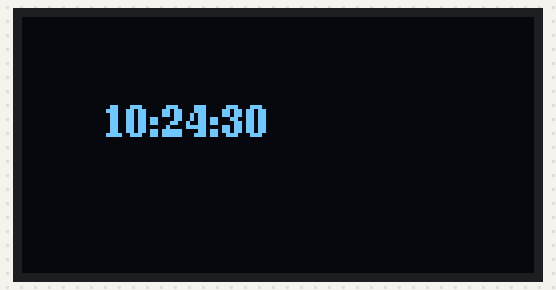
Simulated run of this sketch. Board: Arduino Uno, built with avr-gcc and run on an emulated ATmega328P. Parts: 128×64 one-colour display. The local clock reads 2024-03-15 10:24:30 at power-on unless the sketch sets it.

Above: at 0.1 s.
At 7.2 s:
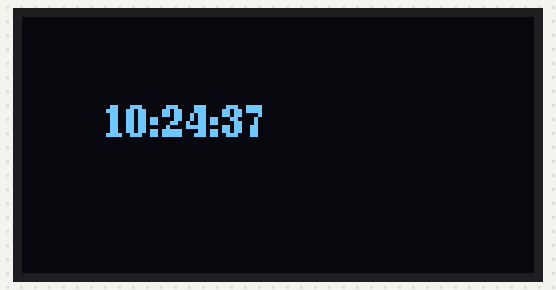
At 14.2 s:
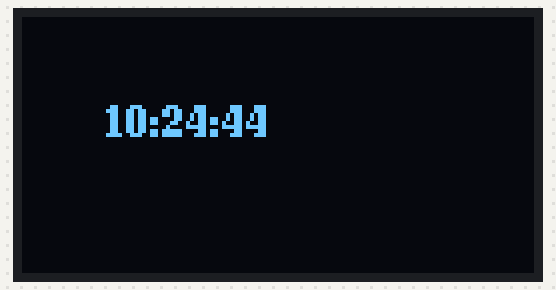
At 19.1 s:
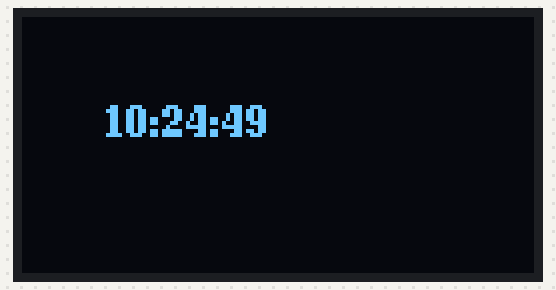
At 30.5 s:
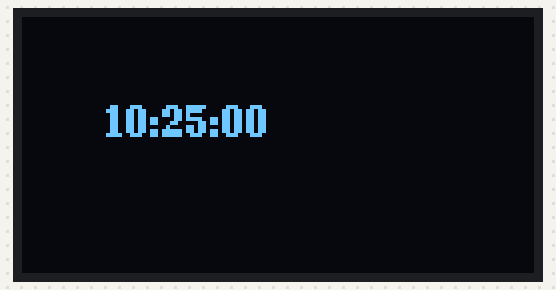
At 37.5 s:
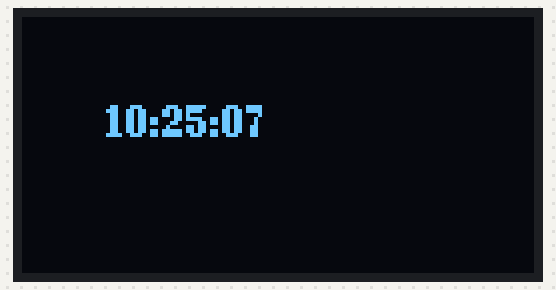

Measured:
- what the display in image 0 shows lasts 1.1 s, from 0.1 s to 1.2 s

The sketch:

PantallaRelojEnconder_pruevas_v01.ino
```cpp
#include <Arduino.h>
#include <U8g2lib.h>
#include <SPI.h>
#include <Wire.h>
#include <RTClib.h>
#include <TimeLib.h>

// --- OLED SPI ---
U8G2_SSD1309_128X64_NONAME0_F_4W_SW_SPI u8g2(U8G2_R0, 10, 9, 12, 11, 13);

// --- RTC ---
RTC_DS3231 rtc;

void setup() {
  Serial.begin(9600);
  Wire.begin();

  // Inicializar OLED
  u8g2.begin();
  u8g2.setContrast(255);

  // Inicializar RTC
  if (!rtc.begin()) {
    Serial.println("No se encontró RTC");
    while (1);
  }

  // Ajustar hora inicial si el RTC perdió energía
  if (rtc.lostPower()) {
    Serial.println("RTC perdió energía, ajustando hora inicial");
    // AJUSTA AQUÍ a la hora real actual: AAAA, MM, DD, HH, MM, SS
    rtc.adjust(DateTime(2026, 12, 13, 19, 21, 0));
  }

  // Inicializar TimeLib con hora del RTC
  DateTime nowRTC = rtc.now();
  setTime(nowRTC.hour(), nowRTC.minute(), nowRTC.second(),
          nowRTC.day(), nowRTC.month(), nowRTC.year());
}

void loop() {
  // Leer hora del RTC
  DateTime nowRTC = rtc.now();
  setTime(nowRTC.hour(), nowRTC.minute(), nowRTC.second(),
          nowRTC.day(), nowRTC.month(), nowRTC.year());

  // Limpiar buffer OLED
  u8g2.clearBuffer();
  u8g2.setFont(u8g2_font_ncenB08_tr);

  // Crear string solo con la hora
  char buf[9]; // HH:MM:SS
  sprintf(buf, "%02d:%02d:%02d", hour(), minute(), second());

  // Mostrar hora en OLED
  u8g2.drawStr(20, 30, buf);

  // Enviar buffer a la pantalla
  u8g2.sendBuffer();

  delay(500); // actualiza cada medio segundo
}
```
